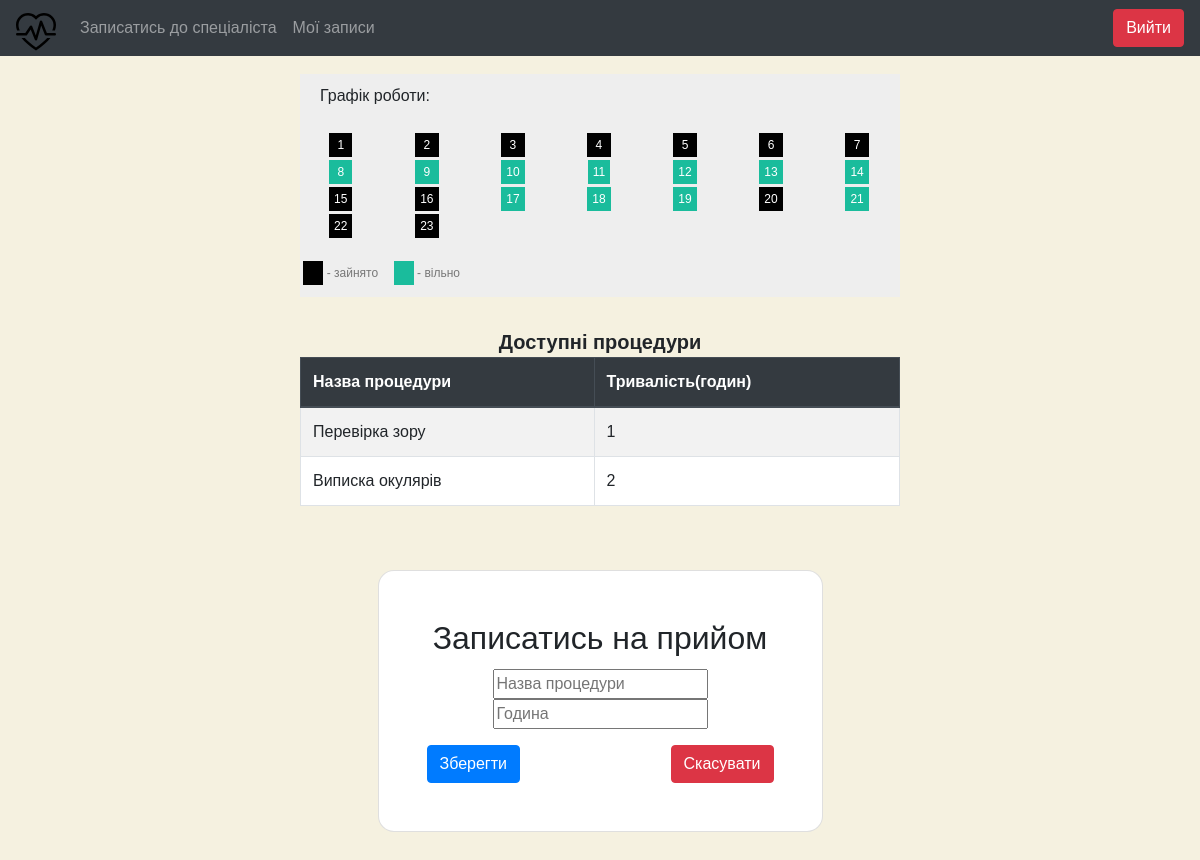
The app's page /create_appointment/2 (signed in) with its own data.
### clients/models.py (models this page shows)
class Procedure(models.Model):
    name = models.CharField(max_length=255, verbose_name="Назва процедури")
    name_of_speciality = models.CharField(max_length=255, default='-', null='-', verbose_name="Ім'я лікаря")
    duration = models.IntegerField(verbose_name="Тривалість")

### clients/views.py (the view, shortened to what this page needs)
# urls.py: path('create_appointment/<slug:doctor_id>', login_required(ShowDoctorSchedule.as_view()), name='appoint_doctor'),
class ShowDoctorSchedule(DetailView):
    model = ServiceWorkers
    template_name = 'clients/choose_time.html'
    pk_url_kwarg = 'doctor_id'
    context_object_name = 'object'
    form_class = AddAppointmentForm
    success_url = '/make_appointment'
    def get_context_data(self, **kwargs):
        context = super().get_context_data(**kwargs)
        self.success_url = '/make_appointment'
        work_from = ServiceWorkers.objects.values_list('schedule_from', flat=True).get(id=self.kwargs['doctor_id'])
        work_to = ServiceWorkers.objects.values_list('schedule_to', flat=True).get(id=self.kwargs['doctor_id'])
        doctor = ServiceWorkers.objects.get(id=self.kwargs['doctor_id'])
        context.update({
            'user': self.request.user,
            'hours': get_working_hours(int(work_from), int(work_to), ServiceWorkers.objects.get(id=self.kwargs['doctor_id'])),
            'procedures': Procedure.objects.all().filter(name_of_speciality=doctor.speciality),
            'form': self.form_class,
            'is_worker': check_if_worker(self.request.user),
            'is_doctor': check_if_doctor(self.request.user)
        })
        return context

### clients/views.py (called while the page is built)
def check_if_worker(user):
    is_admin = True if len(Manager.objects.filter(name=user.username)) != 0 else False
    is_manager = True if len(Administrator.objects.filter(name=user.username)) != 0 else False
    return True if is_admin or is_manager == True else False

def check_if_doctor(user):
    return True if len(ServiceWorkers.objects.filter(name=user.username)) != 0 else False

def get_working_hours(work_from, work_to, doctor):
    hours = {}
    for hour in range(0, work_from):
        hours[hour+1] = 'inactive'
    for hour in range(work_from, work_to):
        hours[hour] = 'active'
    for hour in range(work_to, 24):
        hours[hour] = 'inactive'
    for i in Appointment.objects.filter(name_of_doctor=doctor.name):
        for j in range(Procedure.objects.get(name=i.name_of_procedure).duration):
            print(i.hour+j)
            hours[i.hour+j] = 'inactive'
    return hours

### clients/templates/clients/choose_time.html (shortened to what this page needs)
{% extends "clients/base.html" %}
{% load static %}
{% block styles %}
    <link type="text/css" href="{% static 'css/make_appointment.css' %}" rel="stylesheet"/>
    <link type="text/css" href="{% static 'css/doctor_view.css' %}" rel="stylesheet"/>
    <link type="text/css" href="{% static 'css/schedule.css' %}" rel="stylesheet"/>
{% endblock %}
{% block content %}
    <div style="width: 50%; align: center; margin:auto; padding-top:20px;">
        <ul class="days">
            <div style="margin-left: 20px;">Графік роботи:</div><br>
            {% for k, v in hours.items %}
                {% if k < 10 %}
                    {% if v == 'inactive' %}
                        <li>
                            <span class="inactive">&nbsp;{{k}}&nbsp;</span>
                        </li>
                    {% else %}
                        <li>
                            <span class="active">&nbsp;{{k}}&nbsp;</span>
                        </li>
                    {% endif %}
                {% else %}
                    {% if v == 'inactive' %}
                        <li>
                            <span class="inactive">{{k}}</span>
                        </li>
                    {% else %}
                        <li>
                            <span class="active">{{k}}</span>
                        </li>
                    {% endif %}
                {% endif %}
            {% endfor %}
        </ul>
        <ul class="days">
            <li>
                <span class="inactive">&nbsp;&nbsp;&nbsp;</span>&nbsp;- зайнято
                <br>
            </li>
            <li>
                <span class="active">&nbsp;&nbsp;&nbsp;</span>&nbsp;- вільно
            </li>
        </ul>
    </div>
    <div style="margin-top: 30px;">
        <div align="center" style="font-size: 20px;">
            <b>Доступні процедури</b>
        </div>
        <table border="1" align="center" id="example" class="table table-striped table-bordered" style="width:50%; background-color: white;">
            <thead class="thead-dark">
                <tr class="thead-dark">
                    <th scope="row">Назва процедури</th>
                    <th scope="row">Тривалість(годин)</th>
                </tr>
            </thead>
            <tbody>
                {% for i in procedures %}
                    <tr>
                        <td>{{i.name}}</td>
                        <td>{{i.duration}}</td>
                    </tr>
                {% endfor %}
            </tbody>
        </table>
    </div>
    <div class="container py-5 h-100">
        <div class="row d-flex justify-content-center align-items-center h-100">
            <div class="col-12 col-md-8 col-lg-6 col-xl-5">
                <div class="card shadow-2-strong" style="border-radius: 1rem;">
                    <div class="card-body p-5 text-center">
                    <h2 class="card-title text-center">Записатись на прийом</h2>
                        <form action="" method="post">
                                <div class="form-group">
                                    <div class="form-label">{{ form.name_of_procedure }}</div>
                                    <div class="form-label">{{ form.hour }}</div>
                                </div>
                                <div class="d-flex flex-row align-items-center justify-content-between">
                                    <button type="submit" class="btn btn-primary shadow_head">Зберегти</button>
                                    <a class="btn btn-danger shadow_head" href="{% url 'workers' %}">Скасувати</a>
                                </div>
                        </form>
                    </div>
                </div>
            </div>
        </div>
    </div>
{% endblock %}

### clients/static/css/make_appointment.css (style rules this page uses)
body { overflow-x: hidden; }

### clients/static/css/schedule.css (style rules this page uses)
ul { list-style-type: none; }
body { font-family: Verdana, sans-serif; }
.days { padding: 10px 0; background: #eee; margin: 0; }
.days li { list-style-type: none; display: inline-block; width: 13.6%; text-align: center; margin-bottom: 5px; font-size:12px; color: #777; }
.days li .active { padding: 5px; background: #1abc9c; color: white !important }
.days li .inactive { padding: 5px; background: rgb(0,0,0); color: white !important }

### records on screen
Procedure: name "Перевірка зору", duration "1"
Procedure: name "Виписка окулярів", duration "2"

### other values on screen
{{ k }} "1" "2" "3" "4" "5" "6" "7"
{{ k }} "8" "9"
{{ k }} "10" "11" "12" "13" "14" "17" "18" "19" "21"
{{ k }} "15" "16" "20" "22" "23"
